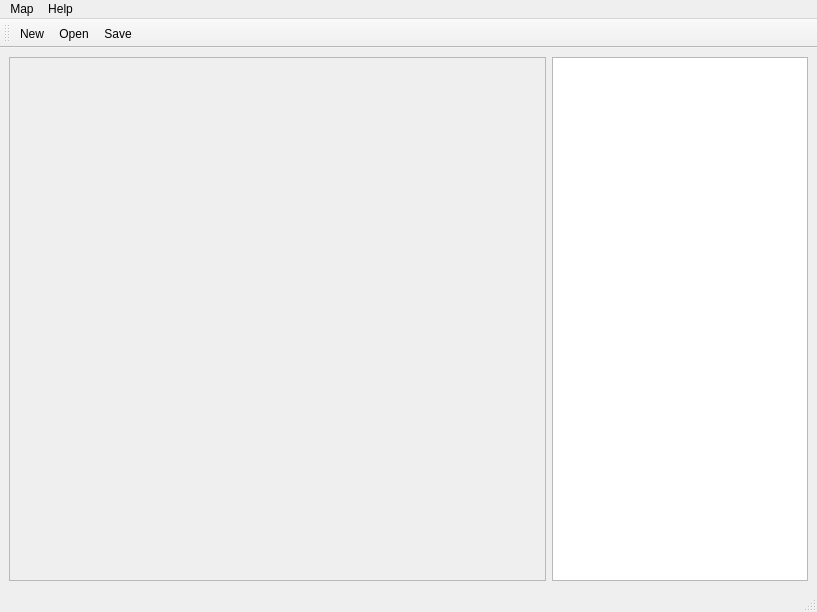
<?xml version="1.0" encoding="UTF-8"?>
<ui version="4.0">
 <class>MainWindow</class>
 <widget class="QMainWindow" name="MainWindow">
  <property name="geometry">
   <rect>
    <x>0</x>
    <y>0</y>
    <width>817</width>
    <height>612</height>
   </rect>
  </property>
  <property name="windowTitle">
   <string>Amazing Maze</string>
  </property>
  <widget class="QWidget" name="centralwidget">
   <layout class="QHBoxLayout" name="horizontalLayout">
    <item>
     <widget class="QScrollArea" name="scrollArea">
      <property name="widgetResizable">
       <bool>true</bool>
      </property>
      <widget class="QWidget" name="scrollAreaWidgetContents">
       <property name="geometry">
        <rect>
         <x>0</x>
         <y>0</y>
         <width>525</width>
         <height>519</height>
        </rect>
       </property>
      </widget>
     </widget>
    </item>
    <item>
     <widget class="QListWidget" name="palette">
      <property name="sizePolicy">
       <sizepolicy hsizetype="Preferred" vsizetype="Expanding">
        <horstretch>0</horstretch>
        <verstretch>0</verstretch>
       </sizepolicy>
      </property>
     </widget>
    </item>
   </layout>
  </widget>
  <widget class="QStatusBar" name="statusbar"/>
  <widget class="QToolBar" name="toolBar">
   <property name="windowTitle">
    <string>toolBar</string>
   </property>
   <attribute name="toolBarArea">
    <enum>TopToolBarArea</enum>
   </attribute>
   <attribute name="toolBarBreak">
    <bool>false</bool>
   </attribute>
   <addaction name="actionNew"/>
   <addaction name="actionOpen"/>
   <addaction name="actionSave"/>
  </widget>
  <widget class="QMenuBar" name="menubar">
   <property name="geometry">
    <rect>
     <x>0</x>
     <y>0</y>
     <width>817</width>
     <height>22</height>
    </rect>
   </property>
   <property name="nativeMenuBar">
    <bool>false</bool>
   </property>
   <widget class="QMenu" name="menuMap">
    <property name="title">
     <string>Map</string>
    </property>
    <addaction name="actionNew"/>
    <addaction name="actionOpen"/>
    <addaction name="actionSave"/>
    <addaction name="actionQuit"/>
   </widget>
   <widget class="QMenu" name="menuHelp">
    <property name="enabled">
     <bool>true</bool>
    </property>
    <property name="title">
     <string>Help</string>
    </property>
    <addaction name="actionAbout"/>
   </widget>
   <addaction name="menuMap"/>
   <addaction name="menuHelp"/>
  </widget>
  <action name="actionNew">
   <property name="text">
    <string>New</string>
   </property>
  </action>
  <action name="actionQuit">
   <property name="text">
    <string>Quit</string>
   </property>
  </action>
  <action name="actionSave">
   <property name="text">
    <string>Save</string>
   </property>
  </action>
  <action name="actionOpen">
   <property name="text">
    <string>Open</string>
   </property>
  </action>
  <action name="actionAbout">
   <property name="text">
    <string>About</string>
   </property>
  </action>
 </widget>
 <resources/>
 <connections/>
</ui>
